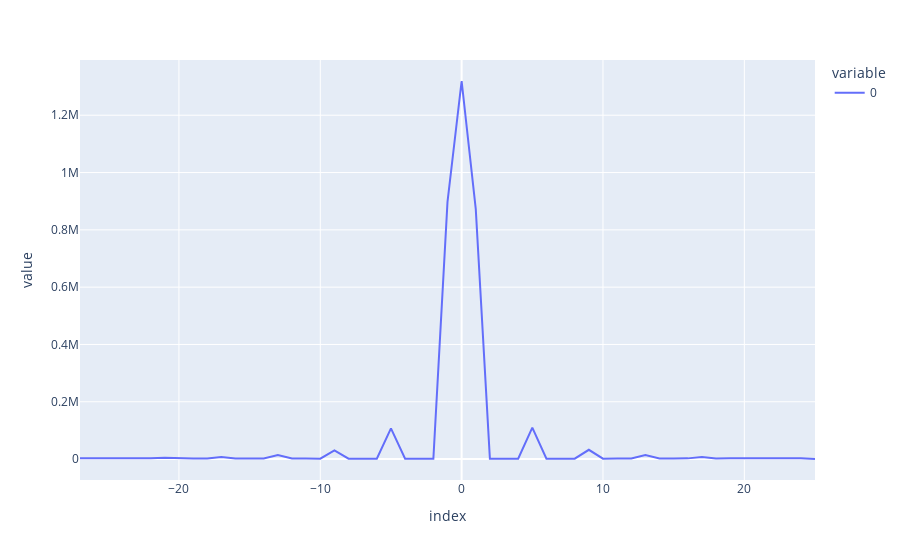

This figure's notebook cell:
### Code cell
# Changes from hand to hand
sims.diff(1).stack().value_counts().sort_index().plot()

### Figure 1 — Plotly figure (JSON) as saved in the notebook; plotly's stock layout.template omitted (floating-point values rounded to 4 significant figures)
{"data": [{"hovertemplate": "variable=0<br>index=%{x}<br>value=%{y}<extra></extra>", "legendgroup": "0", "line": {"color": "#636efa", "dash": "solid"}, "marker": {"symbol": "circle"}, "mode": "lines", "name": "0", "orientation": "v", "showlegend": true, "type": "scatter", "x": [-27, -26, -25, -24, -23, -22, -21, -20, -19, -18, -17, -16, -15, -14, -13, -12, -11, -10, -9, -8, -7, -6, -5, -4, -3, -2, -1, 0, 1, 2, 3, 4, 5, 6, 7, 8, 9, 10, 11, 12, 13, 14, 15, 16, 17, 18, 19, 20, 21, 22, 23, 24, 25], "xaxis": "x", "y": [2553, 2426, 2668, 2705, 2635, 2758, 4397, 2730, 2463, 2328, 7099, 2287, 2187, 2083, 13955, 2096, 1784, 1527, 30545, 1525, 1363, 1286, 107224, 1231, 968, 747, 897789, 1319470, 872494, 859, 1014, 1113, 109797, 1343, 1484, 1576, 32379, 1593, 1741, 2032, 14502, 2228, 2313, 2503, 7547, 2325, 2535, 2712, 4499, 2704, 2798, 2791, 289], "yaxis": "y"}], "layout": {"legend": {"title": {"text": "variable"}, "tracegroupgap": 0}, "margin": {"t": 60}, "xaxis": {"anchor": "y", "domain": [0, 1], "title": {"text": "index"}}, "yaxis": {"anchor": "x", "domain": [0, 1], "title": {"text": "value"}}}}
